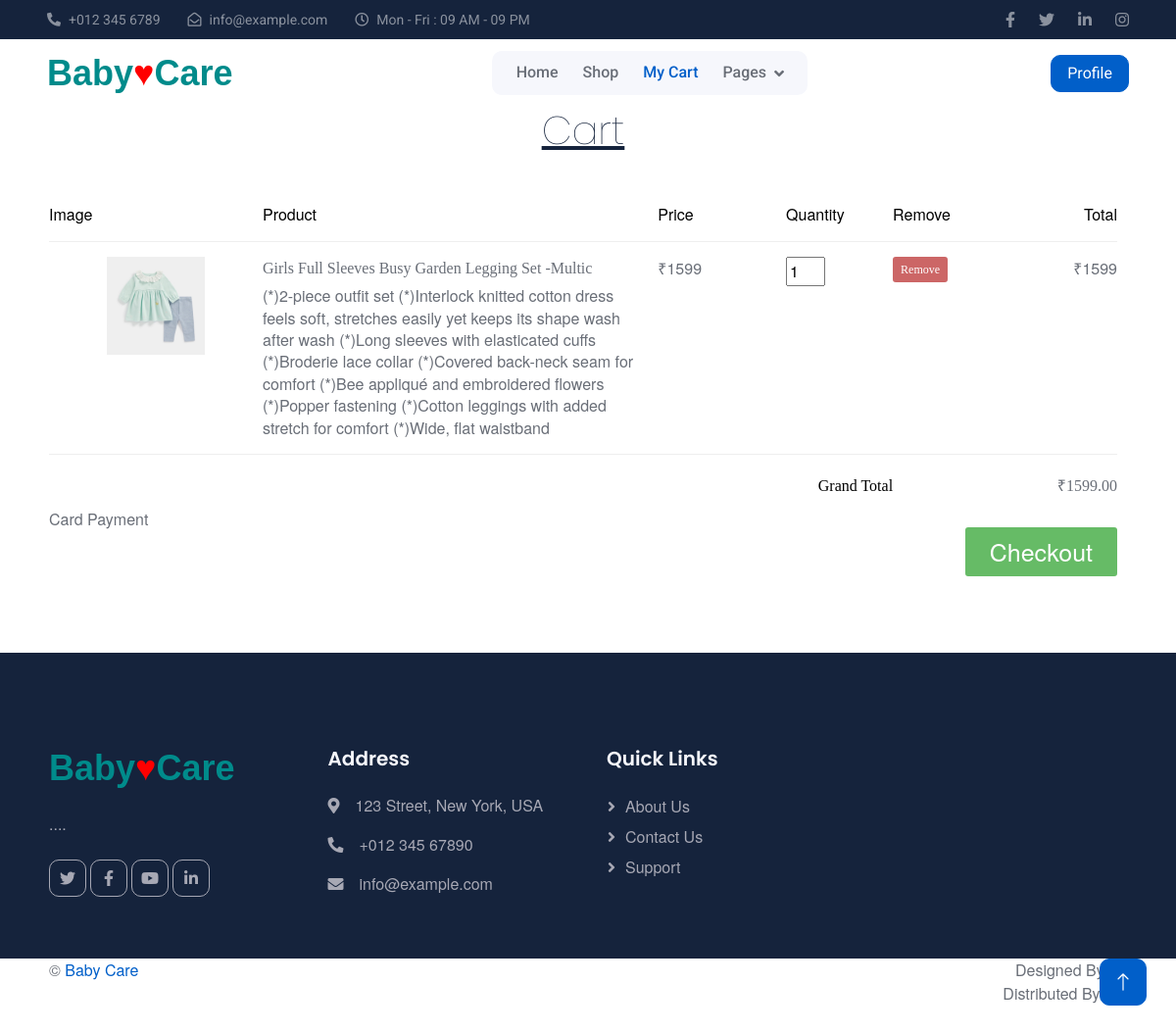
/User/MyCart.php (signed in), run on the app's committed database.
### tables this page shows
CREATE TABLE `tbl_cart` (
  `cart_id` int(11) NOT NULL,
  `product_id` int(11) NOT NULL,
  `booking_id` int(11) NOT NULL,
  `cart_qty` int(11) NOT NULL DEFAULT 1,
  `cart_status` int(11) NOT NULL DEFAULT 0
);

CREATE TABLE `tbl_product` (
  `product_id` int(11) NOT NULL,
  `product_name` varchar(50) NOT NULL,
  `brand_id` int(11) NOT NULL,
  `product_details` text NOT NULL,
  `product_photo` varchar(100) NOT NULL,
  `product_price` int(11) NOT NULL,
  `subcategory_id` int(11) NOT NULL,
  `shop_id` int(11) NOT NULL
);

### web/User/MyCart.php (the view, shortened to what this page needs)
<!DOCTYPE html PUBLIC "-//W3C//DTD XHTML 1.0 Transitional//EN" "http://www.w3.org/TR/xhtml1/DTD/xhtml1-transitional.dtd">
<html xmlns="http://www.w3.org/1999/xhtml">
<?php
	include("../assets/connection/connection.php");
    include("Header.php");
?>
<head>
    <link
        rel="stylesheet"
        href="https://cdnjs.cloudflare.com/ajax/libs/normalize/5.0.0/normalize.min.css"
        />
</head>
<nav
      class="navbar navbar-expand-lg bg-white navbar-light sticky-top px-4 px-lg-5"
    >
      <a href="Home.php" class="navbar-brand d-flex align-items-center">
        <h1 class="m-0">
          <?php include('../Assets/File/Logo/Logo.php') ?>
        </h1>
      </a>
      <div class="collapse navbar-collapse" id="navbarCollapse">
        <div class="navbar-nav mx-auto bg-light rounded pe-4 py-3 py-lg-0">
          <a href="Home.php" class="nav-item nav-link">Home</a>
          <a href="SearchProduct.php" class="nav-item nav-link">Shop</a>
          <a href="MyCart.php" class="nav-item nav-link active">My Cart</a>
          <div class="nav-item dropdown">
            <a
              href="#"
              class="nav-link dropdown-toggle"
              data-bs-toggle="dropdown"
              >Pages</a
            >
          </div>
        </div>
      </div>
      <a href="MyProfile.php" class="btn btn-primary px-3 d-none d-lg-block">Profile</a>
    </nav>
<body onload="recalculateCart()">
<div class="container">
	<h1 align="center"><u>Cart</u></h1>
<form method="post">
	<div class="shopping-cart" style="margin-top: 50px">
		<div class="column-labels">
			<label class="product-image" style="color:black;">Image</label>
			<label class="product-details" style="color:black;">Product</label>
			<label class="product-price" style="color:black;">Price</label>
			<label class="product-quantity" style="color:black;">Quantity</label>
			<label class="product-removal" style="color:black;">Remove</label>
			<label class="product-line-price" style="color:black;">Total</label>
		</div>
		<?php
		    $sel = "select * from tbl_booking b inner join tbl_cart c on c.booking_id=b.booking_id where b.user_id='" .$_SESSION['user_id']. "' and booking_status=0";
		$rs = $con->query($sel);
			while ($rss=$rs->fetch_assoc()) {
			   $selDress = "select * from tbl_product where product_id='".$rss["product_id"]. "'";
				$rsDress = $con->query($selDress);
				if ($rsd=$rsDress->fetch_assoc()) {
					$selDressStock = "select sum(stock_quantity) as stock from tbl_stock where product_id='".$rsd["product_id"]. "'";
					$rsDressStock = $con->query($selDressStock);
					if ($rsds=$rsDressStock->fetch_assoc()) {
		?>
		<div class="product">
			<div class="product-image">
				<img
					src="../assets/File/Shop/<?php echo $rsd["product_photo"] ?>"
					/>
			</div>
			<div class="product-details">
				<div class="product-title"><?php echo $rsd["product_name"] ?></div>
				<p class="product-description"><?php echo $rsd["product_details"] ?>
				</p>
			</div>
			<div class="product-price"><?php echo $rsd["product_price"] ?></div>
			<div class="product-quantity">
				<input alt="<?php echo $rss["cart_id"]?>" type="number" value="<?php echo $rss["cart_qty"]?>" min="1" max="<?php echo $rsds["stock"] ?>"/>
			</div>
			<div class="product-removal">
				<button class="remove-product" value="<?php echo  $rss["cart_id"]?>">Remove</button>
			</div>
			<div class="product-line-price"><?php
				   $pr = $rsd["product_price"];
					$qty = $rss["cart_qty"];
					$tot = (float)$pr * (float)$qty;
					echo $tot;
				?>
			</div>
		</div><?php
				}
			}
			}
		?>
		<div class="totals">
			<div class="totals-item totals-item-total">
				<label style="color:black;">Grand Total</label>
				<div class="totals-value" id="cart-total">0</div>
			</div>
		</div>
			<span>Card Payment</span>
			<button type="submit" class="checkout" name="btn_checkout">Checkout</button>
	</div>
</form>
</div>
    </body>
    <?php
     include("Footer.php");
    ?>
</html>

### web/Assets/Templates/Main/css/style.css (style rules this page uses)
:root { --primary: #015FC9; --secondary: #0DD3F1; --light: #F6F7FC; --dark: #15233C; }
.btn { transition: .5s; }
.btn.btn-primary, .btn.btn-outline-primary:hover, .btn.btn-secondary, .btn.btn-outline-secondary:hover { color: #FFFFFF; }
.navbar.sticky-top { top: -100px; transition: .5s; }
.navbar .navbar-nav .nav-link { margin-left: 25px; padding: 10px 0; color: #696E77; font-weight: 500; outline: none; }
.navbar .navbar-nav .nav-link:hover, .navbar .navbar-nav .nav-link.active { color: var(--primary); }
.navbar .dropdown-toggle::after { border: none; content: "\f107"; font-family: "Font Awesome 5 Free"; font-weight: 900; vertical-align: middle; margin-left: 8px; }

### web/User/MyCart.php (style rules this page uses)
.product-image { float: left; width: 20%; }
.product-details { float: left; width: 37%; }
.product-price { float: left; width: 12%; }
.product-quantity { float: left; width: 10%; }
.product-removal { float: left; width: 9%; }
.product-line-price { float: left; width: 12%; text-align: right; }
.group:before, .shopping-cart:before, .column-labels:before, .product:before, .totals-item:before, .group:after, .shopping-cart:after, .column-labels:after, .product:after, .totals-item:after { content: ""; display: table; }
.group:after, .shopping-cart:after, .column-labels:after, .product:after, .totals-item:after { clear: both; }
.group, .shopping-cart, .column-labels, .product, .totals-item { zoom: 1; }
.product .product-price:before, .product .product-line-price:before, .totals-value:before { content: "₹"; }
.container { padding: 0px 30px 30px 20px; font-family: "HelveticaNeue-Light", "Helvetica Neue Light", "Helvetica Neue", Helvetica, Arial, sans-serif; font-weight: 100; }
h1 { font-weight: 100; }
label { color: #aaa; }
.shopping-cart { margin-top: -45px; }
.column-labels label { padding-bottom: 15px; margin-bottom: 15px; border-bottom: 1px solid #eee; }
.product { margin-bottom: 20px; padding-bottom: 10px; border-bottom: 1px solid #eee; }
.product .product-image { text-align: center; }
.product .product-image img { width: 100px; }
.product .product-details .product-title { margin-right: 20px; font-family: "HelveticaNeue-Medium", "Helvetica Neue Medium"; }
.product .product-details .product-description { margin: 5px 20px 5px 0; line-height: 1.4em; }
.product .product-quantity input { width: 40px; }
.product .remove-product { border: 0; padding: 4px 8px; background-color: #c66; color: #fff; font-family: "HelveticaNeue-Medium", "Helvetica Neue Medium"; font-size: 12px; border-radius: 3px; }
.totals .totals-item { float: right; clear: both; width: 100%; margin-bottom: 10px; }
.totals .totals-item label { float: left; clear: both; width: 79%; text-align: right; }
.totals .totals-item .totals-value { float: right; width: 21%; text-align: right; }
.totals .totals-item-total { font-family: "HelveticaNeue-Medium", "Helvetica Neue Medium"; }
.checkout { float: right; border: 0; margin-top: 20px; padding: 6px 25px; background-color: #6b6; color: #fff; font-size: 25px; border-radius: 3px; }

### data on the page
tbl_cart: product.product_photo (picture), product.product_name "Girls Full Sleeves Busy Garden Legging Set -Multic", product.product_details "(*)2-piece outfit set (*)Interlock knitted cotton dress feels soft, stretches easily yet keeps its shape wash after wash (*)Long sleeves with elasticated cuffs (*)Broderie lace collar (*)Covered back-neck seam for comfort (*)Bee appliqué and embroidered flowers (*)Popper fastening (*)Cotton leggings with added stretch for comfort (*)Wide, flat waistband", product.product_price "1599", cart_qty "1", $rss["cart_id"] 63 (drawn)
